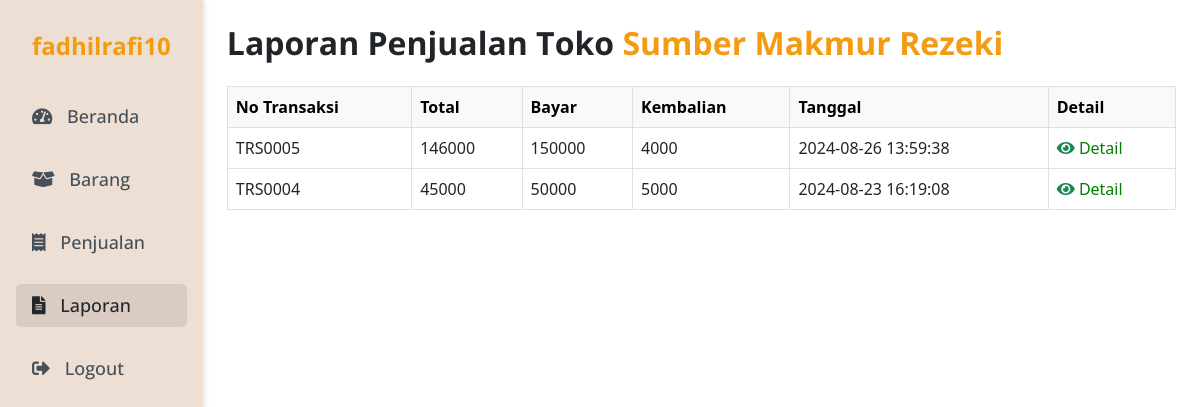
/pages/laporan/laporan.php (signed in), run on the app's committed database.
### tables this page shows
CREATE TABLE `thtransaksi` (
  `no_trans` varchar(50) NOT NULL,
  `id_user` int(11) NOT NULL,
  `tanggal` timestamp NOT NULL DEFAULT current_timestamp() ON UPDATE current_timestamp(),
  `total` int(11) NOT NULL,
  `bayar` int(11) NOT NULL,
  `kembalian` int(11) NOT NULL
);

### includes/functions.php (called while the page is built, shortened)
<?php
require 'config.php';
function query($query)
{
    global $conn;
    $result = mysqli_query($conn, $query);
    $rows = [];
    while ($row = mysqli_fetch_assoc($result)) {
        $rows[] = $row;
    }
    return $rows;
}

### pages/laporan/laporan.php (the view, shortened to what this page needs)
<?php
require '../../includes/functions.php';
$id_user = $_SESSION['id_userS'];
$transaksi = query("SELECT * FROM thtransaksi WHERE id_user = '$id_user' ORDER BY tanggal DESC");
?>
<!DOCTYPE html>
<html lang="en">
<head>
    <link rel="stylesheet" href="../../assets/styles/css/bootstrap.min.css">
    <link rel="stylesheet" href="../../assets/styles/style.css">
    <link rel="stylesheet" href="../../assets/fonts/fontawesome-free/css/all.min.css" type="text/css">
</head>
<body>
    <div class="d-flex w-100">
        <div class="sidebar p-3 w-35" id="sidebar">
            <div class="user-profile">
                <h4 class="katabold p-3"> <span class="text-session fw-bold"><?= $_SESSION['usernameS']; ?></h4>
            </div>
            <nav class="nav flex-column">
                <a class="nav-link katamedium" href="../index.php">
                    <i class="fas fa-tachometer-alt"></i>
                    Beranda
                </a>
                <a class="nav-link katamedium" href="../barang/barang.php">
                    <i class="fas fa-box-open"></i>
                    Barang
                </a>
                <a class="nav-link katamedium" href="../penjualan/penjualan.php">
                    <i class="fas fa-receipt"></i>
                    Penjualan
                </a>
                <a class="nav-link active katamedium" href="laporan.php">
                    <i class="fas fa-file-alt"></i>
                    Laporan
                </a>
                <a class="nav-link katamedium" href="../logout.php">
                    <i class="fas fa-sign-out-alt"></i>
                    Logout
                </a>
            </nav>
        </div>
        <div class="container p-4 w-65">
            <h2 class="katabold mb-4 fs-2">Laporan Penjualan Toko <span
                    class="text-session fw-bold"><?= $_SESSION['nama_tokoS'] ?>
                </span></h2>
            <?php if (empty($transaksi)) :
                echo "<p>Tidak ada transaksi yang ditemukan.</p>"; ?>
            <?php else :  ?>
                <table class="table table-bordered">
                    <thead class="table-light">
                        <tr>
                            <th scope="col">No Transaksi</th>
                            <th scope="col">Total</th>
                            <th scope="col">Bayar</th>
                            <th scope="col">Kembalian</th>
                            <th scope="col">Tanggal</th>
                            <th scope="col">Detail</th>
                        </tr>
                    </thead>
                    <?php foreach ($transaksi as $trans) :
                        $notrans = $trans['no_trans']; ?>
                        <tbody>
                            <tr>
                                <td><?= $trans['no_trans']; ?></td>
                                <td><?= $trans['total']; ?></td>
                                <td><?= $trans['bayar']; ?></td>
                                <td><?= $trans['kembalian']; ?></td>
                                <td><?= $trans['tanggal']; ?></td>
                                <td><a href='detail.php?no_trans=<?= $notrans; ?>'
                                        style="text-decoration: none; color: green;"><i class="fas fa-eye link-success"></i>
                                        Detail</a>
                                </td>
                            </tr>
                        </tbody>
                    <?php endforeach; ?>
                </table>
            <?php endif; ?>
        </div>
    </div>
</body>
</html>

### assets/styles/style.css (style rules this page uses)
.katabold { font-family: opensansbold; }
.katamedium { font-family: opensansmedium; }
.sidebar { background-color: #EDDFD4; min-height: 100vh; box-shadow: 2px 0 5px rgba(0, 0, 0, 0.1); padding-top: 20px; }
.sidebar .nav-link { color: #475058; font-size: 18px; margin: 10px 0; }
.sidebar .nav-link.active { background-color: #DBCCC3; color: #23272b; border-radius: 5px; }
.sidebar .nav-link i { margin-right: 10px; }
.text-session { color: #F39C12 !important; }

### data on the page
thtransaksi: no_trans "TRS0005", total "146000", bayar "150000", kembalian "4000", tanggal "2024-08-26 13:59:38"
thtransaksi: no_trans "TRS0004", total "45000", bayar "50000", kembalian "5000", tanggal "2024-08-23 16:19:08"

### other printed values
$_SESSION['usernameS'] "fadhilrafi10"
$_SESSION['nama_tokoS'] "Sumber Makmur Rezeki"
